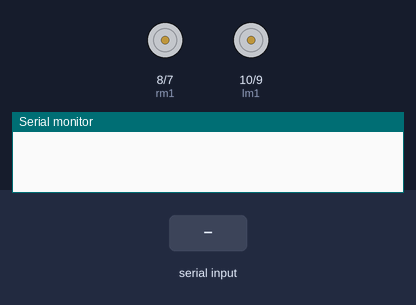
Recording of a sketch running on a simulated Arduino Uno, built with avr-gcc and run on an emulated ATmega328P. On the bench: motor-driver pin pairs drawn as motors (green arrow = first pin HIGH = forward, orange = second pin HIGH = backward, longer = more drive, scaled by the enable pin), the last lines printed to the serial monitor. The test bench sets the inputs (shaded band).

Above: at 1.2 s.
1.3 s: "2" received over the second serial link
At 2.0 s:
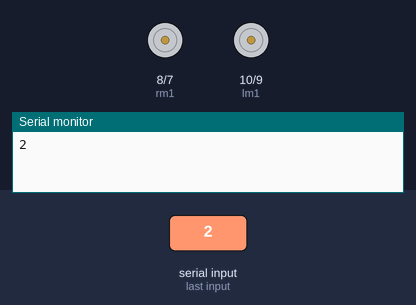
2.8 s: "1" received over the second serial link
At 3.2 s:
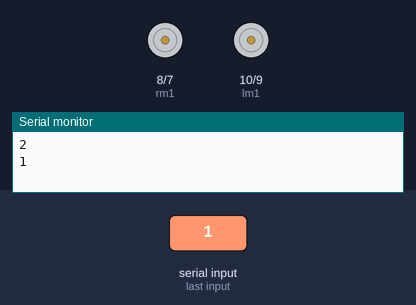
4.3 s: "4" received over the second serial link
At 5.5 s:
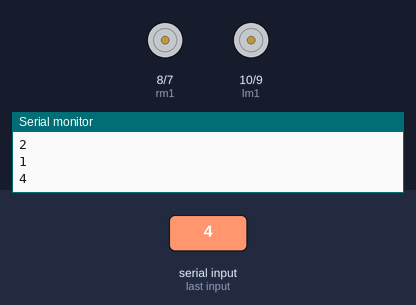
5.8 s: "3" received over the second serial link
At 6.7 s:
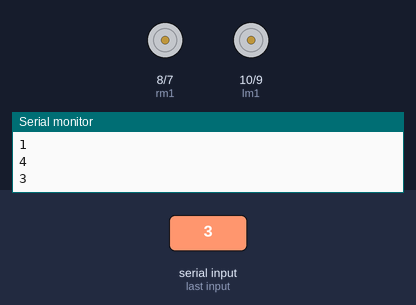
Timing chart, 0 to 8.3 s (numbered marks = the images above; inputs shaded):
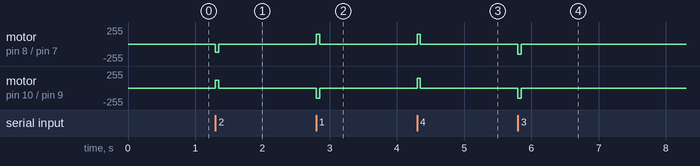

Measured:
- after the input at 1.3 s, motor on pin 8 (rm1) / pin 7 (rm2): stopped → backward 120/255 at once, → stopped 0.05 s later; motor on pin 10 (lm1) / pin 9 (lm2): stopped → forward 120/255 at once, → stopped 0.05 s later
- after the input at 2.8 s, motor on pin 8 (rm1) / pin 7 (rm2): stopped → forward 150/255 at once, → stopped 0.05 s later; motor on pin 10 (lm1) / pin 9 (lm2): stopped → backward 150/255 at once, → stopped 0.05 s later
- after the input at 4.3 s, motor on pin 8 (rm1) / pin 7 (rm2), motor on pin 10 (lm1) / pin 9 (lm2): stopped → forward 150/255 at once, → stopped 0.05 s later
- after the input at 5.8 s, motor on pin 8 (rm1) / pin 7 (rm2), motor on pin 10 (lm1) / pin 9 (lm2): stopped → backward 150/255 at once, → stopped 0.05 s later

The sketch:

arduino_code.ino
```cpp
/***************************BLUETOOTH CONTROLLED CAR CODE**************************/
#include <SoftwareSerial.h>

//Declare the arduino pins
SoftwareSerial mySerial(3,2);

int lm1 = 10;
int lm2 = 9;
int rm1 = 8;
int rm2 = 7;
int EN1 = 6; //(right)
int EN2= 5; // left


void setup()
{
  //initlize the mode of the pins
   pinMode(lm1,OUTPUT);
   pinMode(lm2,OUTPUT);
   pinMode(rm1,OUTPUT);
   pinMode(rm2,OUTPUT);
   pinMode(EN1,OUTPUT);
   pinMode(EN2,OUTPUT);

   //set the serial communication rate
  TCCR1B = (TCCR1B & 0b11111000) | 0x04;
  Serial.begin(9600);
  mySerial.begin(9600);
}

void loop()
{
  char val;
  if(mySerial.available()){
    val = mySerial.read();
    Serial.println(val);
    }
 /* //check whether arduino is reciving signal or not
  while(Serial.available() == 0);
  char val = Serial.read() ;//reads the signal
  Serial.print(val);*/

  /*********For Forward motion*********/
        if(val == '2')
       {
          digitalWrite(lm1,HIGH);  digitalWrite(rm2,HIGH);
          digitalWrite(lm2,LOW);       digitalWrite(rm1,LOW);
          analogWrite(EN1,120); analogWrite(EN2,120);
          delay(50);
          digitalWrite(lm1,HIGH);  digitalWrite(rm1,HIGH);
          digitalWrite(lm2,LOW);       digitalWrite(rm2,LOW);
          digitalWrite(EN1,LOW); digitalWrite(EN2,LOW);
          //delay(5000);
       }
       else if(val == '1')
       {
          digitalWrite(lm1,LOW);  digitalWrite(rm2,LOW);
          digitalWrite(lm2,HIGH);       digitalWrite(rm1,HIGH);
          analogWrite(EN1,150); analogWrite(EN2,150);
          delay(50);
          digitalWrite(lm1,HIGH);  digitalWrite(rm1,HIGH);
          digitalWrite(lm2,LOW);       digitalWrite(rm2,LOW);
          digitalWrite(EN1,LOW); digitalWrite(EN2,LOW);

       }
       else if(val == '4')
       {
          digitalWrite(lm1,HIGH);  digitalWrite(rm1,HIGH);
          digitalWrite(lm2,LOW);       digitalWrite(rm2,LOW);
          analogWrite(EN1,150); analogWrite(EN2,150);
          delay(50);
          digitalWrite(lm1,HIGH);  digitalWrite(rm1,HIGH);
          digitalWrite(lm2,LOW);       digitalWrite(rm2,LOW);
          digitalWrite(EN1,LOW); digitalWrite(EN2,LOW);

       }
       else if(val == '3')
       {
          digitalWrite(lm2,HIGH);  digitalWrite(rm2,HIGH);
          digitalWrite(lm1,LOW);       digitalWrite(rm1,LOW);
          analogWrite(EN1,120); analogWrite(EN2,120);
          delay(50);
          digitalWrite(lm1,HIGH);  digitalWrite(rm1,HIGH);
          digitalWrite(lm2,LOW);       digitalWrite(rm2,LOW);
          digitalWrite(EN1,LOW); digitalWrite(EN2,LOW);
          //delay(5000);
       }


}
```
